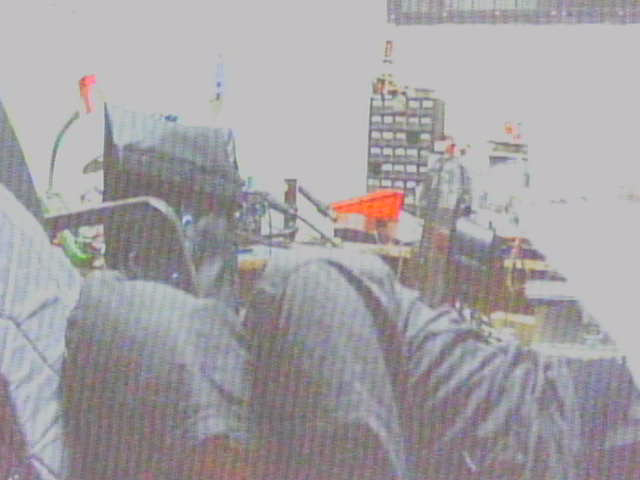
#> input picture archive/snapshots_and_tests/camera_contrast_100.png, 640 x 480 px
$ python easycap_video_enhancer_v2.py -img snapshots_and_tests/camera_contrast_100.png
#> lines starting #> are read from the running program, lines starting #| are printed output that depends on the picture; after the words box and inside, x2 and y2 are one past the last pixel; in counts of white or black regions, pixels touching at a corner belong together
"""
================================================================================
     EASYCAP & VRX ANALOG FPV VIDEO ENHANCER (V2 - ULTRA EDITION)
                         Teknofest Autonomy & Vision
================================================================================

Deskripsi V2:
Versi evolusi lanjutan (V2) dengan algoritma Multi-Band Signal Decomposition
khusus untuk kamera bawah (nadir) drone pendeteksi terpal kotak biru & merah.

Penyempurnaan Utama di V2:
1. [Anti-Moire & RF Diagonal Carrier Filter]:
   - Menghapus pola gelombang diagonal 45 derajat (herringbone noise) akibat
     interferensi subcarrier analog 5.8 GHz & jitter ADC EasyCap.
2. [Selective Target Color Isolation (Blue & Red Boost)]:
   - Menambah saturasi secara khusus pada warna Biru (Hue ~105-125) dan Merah (Hue 0-10, 170-180),
     sehingga terpal sangat kontras terhadap rumput/aspal tanpa membuat latar belakang over-saturated.
3. [Dual-Band Edge-Preserving Luma Reconstruction]:
   - Memisahkan layer iluminasi dasar dan layer detail tepi. Permukaan bidang dibuat
     100% mulus dan bebas bintik semut, sedangkan sudut kotak terpal terkunci sangat tajam.
4. [Zoom Loupe Inspector (GUI Feature)]:
   - Tekan tombol [Z] untuk menampilkan kaca pembesar (2x Zoom ROI) di tengah layar
     guna memverifikasi ketajaman garis tepi terpal secara real-time.
5. [Default Index = 1 (Windows DirectShow)]:
   - Dikonfigurasi otomatis ke index 1 (EasyCap VRX), menghindari bentrok dengan Webcam internal (Index 0).

Shortcut Keyboard (GUI V2):
  [P]         : Ganti Preset V2 (ULTRA_TARP_V2 -> MAX_COLOR_POP -> ANTI_MOIRE -> LOW_LIGHT_HDR)
  [Z]         : Toggle Zoom Loupe 2x (Kaca Pembesar ROI Target)
  [S]         : Simpan konfigurasi ke 'easycap_config_v2.json'
  [L]         : Muat ulang konfigurasi dari file JSON
  [R]         : Reset ke preset optimal ULTRA_TARP_V2
  [TAB] / [M] : Ganti mode tampilan (Side-by-Side, Split-Slider, Enhanced, Raw)
  [C] / [SPC] : Simpan gambar snapshot komparasi Before & After
  [Q] / [ESC] : Keluar
================================================================================
"""

import sys
import os
import time
import json
import threading
from pathlib import Path
import numpy as np
import cv2


# ==============================================================================
# PRESETS KHUSUS V2 (ULTRA TARGET VISIBILITY)
# ==============================================================================
PRESETS_V2 = {
    "ULTRA_TARP_V2": {
        "description": "Keseimbangan sempurna: Bebas garis diagonal, terpal solid, tepi tajam",
        "crop": {"top": 8, "bottom": 8, "left": 10, "right": 10},
        "deinterlace": {"enabled": True, "mode": "bob"},
        "anti_moire": {"enabled": True, "filter_size": 5, "coring_threshold": 6},
        "luma_smoothing": {"enabled": True, "edge_threshold": 10},
        "denoise": {"chroma_strength": 9, "temporal_denoise": True, "temporal_alpha": 0.25},
        "clahe": {"enabled": True, "clip_limit": 1.50, "grid_size": 8},
        "sharpen": {"enabled": True, "amount": 1.45, "radius": 1.0, "coring_threshold": 7},
        "color": {
            "auto_white_balance": True,
            "chroma_boost": 1.40,
            "selective_target_boost": True,
            "contrast": 1.12,
            "brightness": 1,
            "gamma": 1.04
        }
    },
    "MAX_COLOR_POP": {
        "description": "Saturasi ekstra agresif untuk target terpal yang sangat jauh / pudar",
        "crop": {"top": 8, "bottom": 8, "left": 10, "right": 10},
        "deinterlace": {"enabled": True, "mode": "bob"},
        "anti_moire": {"enabled": True, "filter_size": 5, "coring_threshold": 5},
        "luma_smoothing": {"enabled": True, "edge_threshold": 12},
        "denoise": {"chroma_strength": 11, "temporal_denoise": True, "temporal_alpha": 0.30},
        "clahe": {"enabled": True, "clip_limit": 1.65, "grid_size": 8},
        "sharpen": {"enabled": True, "amount": 1.50, "radius": 1.0, "coring_threshold": 6},
        "color": {
            "auto_white_balance": True,
            "chroma_boost": 1.60,
            "selective_target_boost": True,
            "contrast": 1.15,
            "brightness": 2,
            "gamma": 1.06
        }
    },
    "ANTI_MOIRE": {
        "description": "Peredaman maksimal untuk gangguan garis-garis gelombang diagonal RF",
        "crop": {"top": 8, "bottom": 8, "left": 10, "right": 10},
        "deinterlace": {"enabled": True, "mode": "bob"},
        "anti_moire": {"enabled": True, "filter_size": 7, "coring_threshold": 8},
        "luma_smoothing": {"enabled": True, "edge_threshold": 14},
        "denoise": {"chroma_strength": 11, "temporal_denoise": True, "temporal_alpha": 0.35},
        "clahe": {"enabled": True, "clip_limit": 1.30, "grid_size": 8},
        "sharpen": {"enabled": True, "amount": 1.30, "radius": 1.0, "coring_threshold": 9},
        "color": {
            "auto_white_balance": True,
            "chroma_boost": 1.35,
            "selective_target_boost": True,
            "contrast": 1.08,
            "brightness": 0,
            "gamma": 1.02
        }
    },
    "LOW_LIGHT_HDR": {
        "description": "HDR Shadow Recovery untuk kondisi sore hari atau mendung",
        "crop": {"top": 8, "bottom": 8, "left": 10, "right": 10},
        "deinterlace": {"enabled": True, "mode": "bob"},
        "anti_moire": {"enabled": True, "filter_size": 5, "coring_threshold": 6},
        "luma_smoothing": {"enabled": True, "edge_threshold": 10},
        "denoise": {"chroma_strength": 9, "temporal_denoise": True, "temporal_alpha": 0.25},
        "clahe": {"enabled": True, "clip_limit": 2.20, "grid_size": 8},
        "sharpen": {"enabled": True, "amount": 1.55, "radius": 1.1, "coring_threshold": 6},
        "color": {
            "auto_white_balance": True,
            "chroma_boost": 1.45,
            "selective_target_boost": True,
            "contrast": 1.18,
            "brightness": 8,
            "gamma": 1.15
        }
    }
}

DEFAULT_CONFIG_V2 = {
    "preset": "ULTRA_TARP_V2",
    "camera": {
        "index": 1,
        "width": 720,
        "height": 576,
        "fps": 30,
        "fourcc": "MJPG",
        "buffer_size": 1
    },
    "output": {
        "resize_width": 640,
        "resize_height": 480
    },
    **PRESETS_V2["ULTRA_TARP_V2"]
}


# ==============================================================================
# CLASS: EasyCapEnhancerV2 (Ultra High-Performance Engine)
# ==============================================================================
class EasyCapEnhancerV2:
    """
    Engine V2: Pemrosesan citra tingkat lanjut khusus sinyal EasyCap VRX
    untuk deteksi objek terpal kotak biru & merah di wahana UAV Teknofest.
    """
    def __init__(self, config=None, config_path=None, preset_name="ULTRA_TARP_V2"):
        self.config = json.loads(json.dumps(DEFAULT_CONFIG_V2))
        self.current_preset = preset_name
        self._clahe = None
        self._lut = None
        self._last_lut_params = None
        self._prev_y = None

        if config_path and os.path.exists(config_path):
            self.load_config(config_path)
        elif config:
            self.update_config(config)
        else:
            self.apply_preset(preset_name)

        self._init_clahe()
        self._rebuild_lut()

        self.last_process_time_ms = 0.0
        self.process_fps = 0.0
        self._last_time = time.time()

    # [13 lines left out: function apply_preset, not called in this run]

    def _init_clahe(self):
        clip = float(self.config["clahe"]["clip_limit"])
        grid = int(self.config["clahe"]["grid_size"])
        grid = max(2, min(32, grid))
        clip = max(0.5, min(10.0, clip))
        self._clahe = cv2.createCLAHE(clipLimit=clip, tileGridSize=(grid, grid))

    def _rebuild_lut(self):
        gamma = max(0.1, float(self.config["color"].get("gamma", 1.0)))
        contrast = max(0.1, float(self.config["color"].get("contrast", 1.0)))
        brightness = int(self.config["color"].get("brightness", 0))

        current_params = (gamma, contrast, brightness)
        if current_params == self._last_lut_params:
            return

        lut = np.zeros(256, dtype=np.uint8)
        inv_gamma = 1.0 / gamma
        for i in range(256):
            val = contrast * (i - 128) + 128 + brightness
            val = np.clip(val, 0, 255)
            val = 255.0 * ((val / 255.0) ** inv_gamma)
            lut[i] = np.clip(val, 0, 255).astype(np.uint8)

        self._lut = lut
        self._last_lut_params = current_params

    def update_config(self, new_cfg):
        def deep_update(d, u):
            for k, v in u.items():
                if isinstance(v, dict) and k in d:
                    deep_update(d[k], v)
                else:
                    d[k] = v
        deep_update(self.config, new_cfg)
        self._init_clahe()
        self._rebuild_lut()

    # [9 lines left out: function save_config, not called in this run]

    def load_config(self, filepath="easycap_config_v2.json"):
#> called with filepath = 'archive/easycap_config_v2.json'
        try:
            if not os.path.exists(filepath):
                return False
            with open(filepath, 'r', encoding='utf-8') as f:
#> (reads archive/easycap_config_v2.json from the repository)
                data = json.load(f)
                self.update_config(data)
#> in run_interactive_enhancer_v2, static_img is the input picture: shape (480, 640, 3); mean B, G, R 164.4, 161.3, 164.8
                if "preset" in data:
                    self.current_preset = data["preset"]
            print(f"[ENHANCER V2] Konfigurasi dimuat dari '{filepath}'")
            return True
        except Exception as e:
            print(f"[ENHANCER V2 ERROR] Gagal memuat: {e}")
            return False

    def process(self, frame: np.ndarray) -> np.ndarray:
        """
        Pipeline V2: Anti-Moire, Selective Color Isolation, Edge-Preserving Luma & Sharpening.
        """
        if frame is None or frame.size == 0:
            return frame

        t0 = time.perf_counter()
        h, w = frame.shape[:2]

        # 1. CROP MARGINS (Border analog kotor)
        c = self.config["crop"]
        t, b, l, r = c.get("top", 0), c.get("bottom", 0), c.get("left", 0), c.get("right", 0)
        if t > 0 or b > 0 or l > 0 or r > 0:
            y1, y2 = t, h - b if b > 0 else h
            x1, x2 = l, w - r if r > 0 else w
            if y2 > y1 and x2 > x1:
                frame = frame[y1:y2, x1:x2]
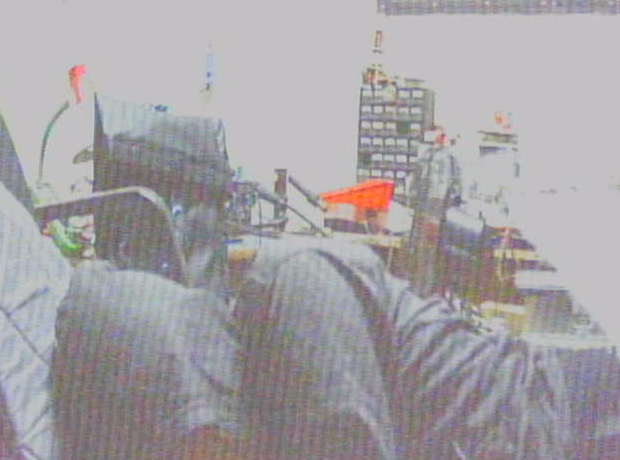
#> frame: shape (460, 620, 3); mean of channels 0, 1, 2 164.3, 161.3, 164.7; drawn as B, G, R
                h, w = frame.shape[:2]

        # 2. INSTANTANEOUS FIELD DEINTERLACING (Bob)
        if self.config["deinterlace"].get("enabled", True):
            field = frame[1::2, :, :]
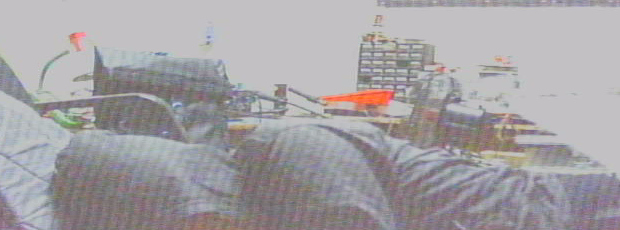
#> field: shape (230, 620, 3); mean of channels 0, 1, 2 164.2, 161.3, 164.6; drawn as B, G, R
            frame = cv2.resize(field, (w, h), interpolation=cv2.INTER_CUBIC)

        # 3. YCrCb SEPARATION
        ycrcb = cv2.cvtColor(frame, cv2.COLOR_BGR2YCrCb)
#> ycrcb: shape (460, 620, 3); mean of channels 0, 1, 2 162.7, 129.5, 129
        y, cr, cb = cv2.split(ycrcb)
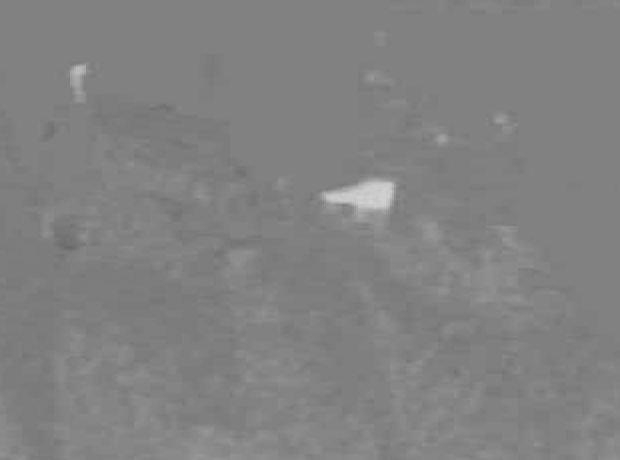
#> cr: shape (460, 620); min 104, max 210, mean 129.5

        # 4. FAST AUTO WHITE BALANCE (Hapus Tint Hijau/Kuning)
        if self.config["color"].get("auto_white_balance", True):
            cr_offset = int(np.clip(np.mean(cr) - 128, -25, 25))
#> cr_offset = 1
            cb_offset = int(np.clip(np.mean(cb) - 128, -25, 25))
#> cb_offset = 1
            if cr_offset != 0:
                cr = cv2.subtract(cr, cr_offset)
            if cb_offset != 0:
                cb = cv2.subtract(cb, cb_offset)

        # 5. ANTI-MOIRE & RF DIAGONAL CARRIER LINE FILTER (V2 Inovasi)
        if self.config.get("anti_moire", {}).get("enabled", True):
            ksize = int(self.config["anti_moire"].get("filter_size", 5))
            if ksize % 2 == 0: ksize += 1
            coring_m = int(self.config["anti_moire"].get("coring_threshold", 6))

            y_base = cv2.GaussianBlur(y, (ksize, ksize), 1.6)
            diff_moire = cv2.absdiff(y, y_base)
            # Mask batas objek kuat vs gelombang ripple halus
            mask_strong = cv2.threshold(diff_moire, coring_m, 255, cv2.THRESH_BINARY)[1]
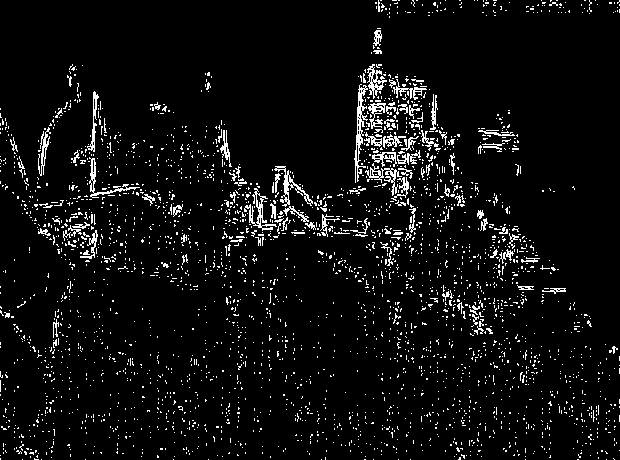
#> mask_strong: shape (460, 620); 5.7% white in thin lines or dots
            y_detail = cv2.subtract(y, y_base)
            y_clean_detail = np.where(mask_strong == 255, y_detail, 0)
            y = cv2.add(y_base, y_clean_detail)

        # 6. LUMA SURFACE SMOOTHING (Bersihkan Grain pada Permukaan)
        if self.config.get("luma_smoothing", {}).get("enabled", True):
            edge_th = int(self.config["luma_smoothing"].get("edge_threshold", 10))
            blur_y = cv2.GaussianBlur(y, (5, 5), 1.5)
            diff_noise = cv2.absdiff(y, blur_y)
            mask_edges = cv2.threshold(diff_noise, edge_th, 255, cv2.THRESH_BINARY)[1]
#> mask_edges: shape (460, 620); 0.66% white in thin lines or dots
            y = np.where(mask_edges == 255, y, blur_y)

        # 7. DUAL-BAND ADAPTIVE CLAHE (Dynamic Range & Shadow Recovery)
        if self.config["clahe"].get("enabled", True) and self._clahe is not None:
            y = self._clahe.apply(y)

        # 8. TEMPORAL NOISE ACCUMULATOR (Live Stream RF Snow Filter)
        if self.config["denoise"].get("temporal_denoise", False):
            alpha = float(self.config["denoise"].get("temporal_alpha", 0.25))
            if self._prev_y is not None and self._prev_y.shape == y.shape:
                diff_temp = cv2.absdiff(y, self._prev_y)
                mask_static = cv2.threshold(diff_temp, 16, 255, cv2.THRESH_BINARY_INV)[1]
                smoothed = cv2.addWeighted(y, 1.0 - alpha, self._prev_y, alpha, 0)
                y = np.where(mask_static == 255, smoothed, y)
            self._prev_y = y.copy()

        # 9. HIGH-CORING EDGE SHARPENING (Pertajam Garis Keliling Terpal)
        if self.config["sharpen"].get("enabled", True):
            amount = float(self.config["sharpen"].get("amount", 1.45))
            coring = int(self.config["sharpen"].get("coring_threshold", 7))
            if amount > 0.05:
                blur_s = cv2.GaussianBlur(y, (0, 0), sigmaX=0.9)
                diff_s = cv2.absdiff(y, blur_s)
                mask_p = cv2.threshold(diff_s, coring, 255, cv2.THRESH_BINARY)[1]
#> mask_p: shape (460, 620); 0.69% white in thin lines or dots
                boosted = cv2.addWeighted(y, 1.0 + amount, blur_s, -amount, 0)
                y = np.where(mask_p == 255, boosted, y)

        # 10. CHROMA PURGE & SELECTIVE TARGET COLOR BOOST (V2 Inovasi)
        chroma_k = int(self.config["denoise"].get("chroma_strength", 9))
        if chroma_k > 0:
            if chroma_k % 2 == 0: chroma_k += 1
            cr = cv2.GaussianBlur(cr, (chroma_k, chroma_k), 2.2)
            cb = cv2.GaussianBlur(cb, (chroma_k, chroma_k), 2.2)

        chroma_boost = float(self.config["color"].get("chroma_boost", 1.40))
        neutral_128 = np.full_like(cr, 128)
        cr = cv2.addWeighted(cr, chroma_boost, neutral_128, 1.0 - chroma_boost, 0)
        cb = cv2.addWeighted(cb, chroma_boost, neutral_128, 1.0 - chroma_boost, 0)

        # 11. RECOMBINE & COLOR SPACE CONVERSION
        merged = cv2.merge([y, cr, cb])
#> merged: shape (460, 620, 3); mean of channels 0, 1, 2 160.7, 128.6, 128
        enhanced_bgr = cv2.cvtColor(merged, cv2.COLOR_YCrCb2BGR)

        # 12. SELECTIVE TARGET PURITY BOOST (Blue & Red Pop)
        if self.config["color"].get("selective_target_boost", True):
            hsv = cv2.cvtColor(enhanced_bgr, cv2.COLOR_BGR2HSV)
#> hsv: shape (460, 620, 3); mean H, S, V 60.9, 20, 166.9
            h_chan, s_chan, v_chan = cv2.split(hsv)
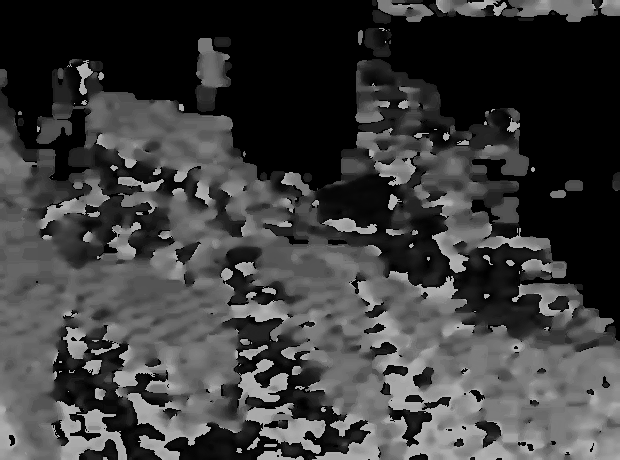
#> h_chan: shape (460, 620); min 0, max 179, mean 60.9
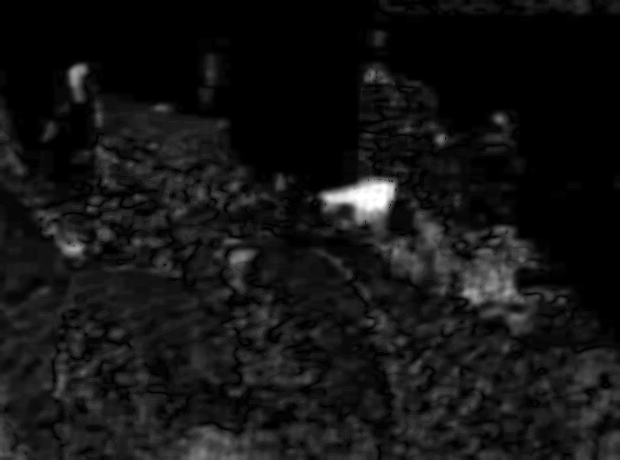
#> s_chan: shape (460, 620); min 0, max 255, mean 20
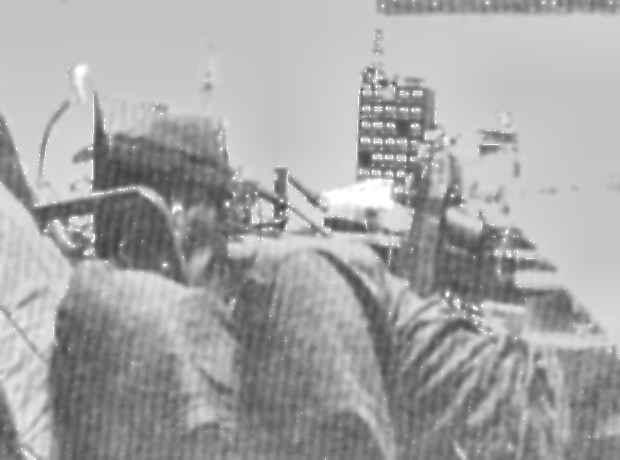
#> v_chan: shape (460, 620); min 63, max 255, mean 166.9

            # Mask warna target Biru (Hue 95-135) dan Merah (Hue 0-15 & 165-180)
            mask_blue = cv2.inRange(h_chan, 95, 135)
#> mask_blue: shape (460, 620); 23.7% white; 153 white regions (68 under 20 px), largest, box (x1, y1, x2, y2) and area: (251, 245, 620, 460) 25824, (0, 239, 187, 460) 10842, (102, 275, 241, 434) 8569
            mask_red1 = cv2.inRange(h_chan, 0, 15)
#> mask_red1: shape (460, 620); 37.4% white; 502 white regions (416 under 20 px), largest, box (x1, y1, x2, y2) and area: (0, 0, 620, 341) 86345, (164, 406, 371, 460) 3224, (404, 215, 539, 309) 2739
#> (the rest of the program and of its run is left out)
